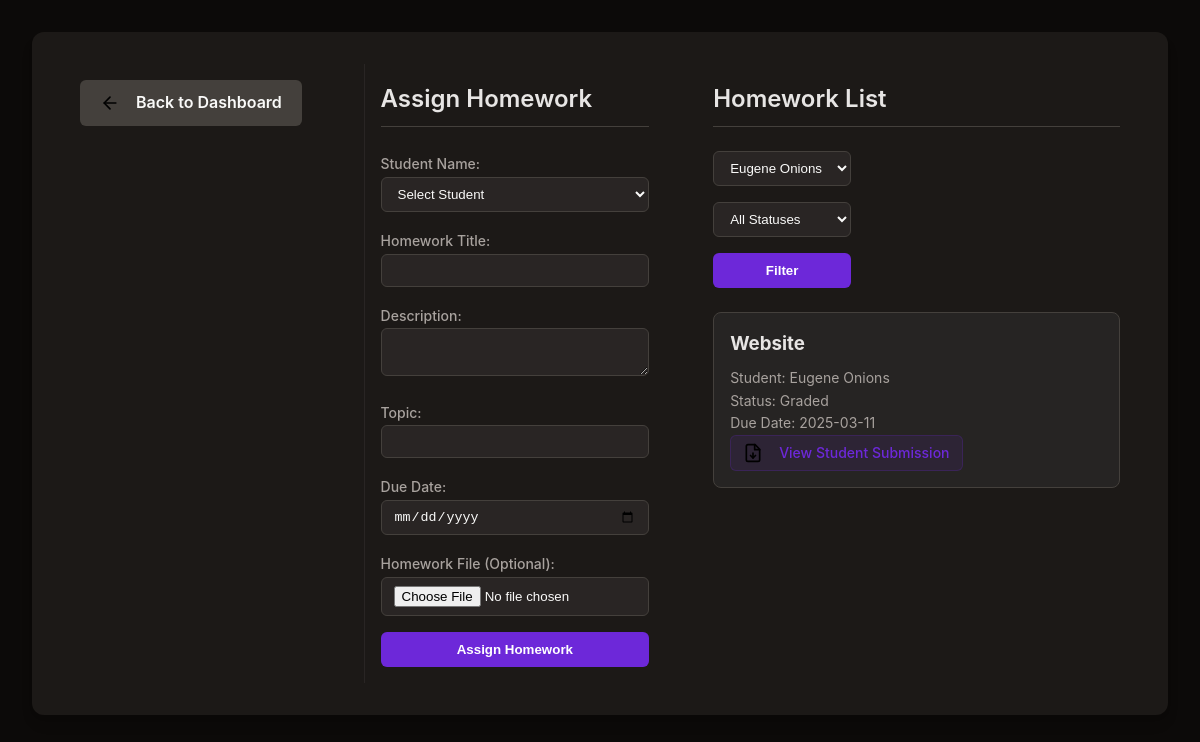
/tracker/homework.php?student=Eugene Onions, run on the app's committed database.
### tables this page shows
CREATE TABLE IF NOT EXISTS `homework` (
  `homework_id` int NOT NULL AUTO_INCREMENT,
  `title` varchar(100) NOT NULL,
  `description` text,
  `due_date` date DEFAULT NULL,
  `status` enum('Assigned','Submitted','Graded','Late') DEFAULT 'Assigned',
  `file_path` varchar(255) DEFAULT NULL,
  `submission_path` varchar(255) DEFAULT NULL,
  `feedback` text,
  `grade` varchar(10) DEFAULT NULL,
  `created_at` timestamp NOT NULL DEFAULT CURRENT_TIMESTAMP,
  `student_id` int DEFAULT NULL,
  `tutor_id` int DEFAULT NULL,
  `topic` varchar(100) DEFAULT NULL,
  `submitted_file_path` varchar(255) DEFAULT NULL,
  `submission_date` datetime DEFAULT NULL,
  PRIMARY KEY (`homework_id`)
);

CREATE TABLE IF NOT EXISTS `students` (
  `student_id` int NOT NULL AUTO_INCREMENT,
  `name` varchar(100) NOT NULL,
  `email` varchar(100) NOT NULL,
  `password` varchar(255) NOT NULL,
  `parent_name` varchar(100) DEFAULT NULL,
  `parent_email` varchar(100) DEFAULT NULL,
  `phone` varchar(20) DEFAULT NULL,
  `grade` varchar(20) DEFAULT NULL,
  `subjects` varchar(255) DEFAULT NULL,
  `notes` text,
  `created_at` timestamp NOT NULL DEFAULT CURRENT_TIMESTAMP,
  `last_login` timestamp NULL DEFAULT NULL,
  PRIMARY KEY (`student_id`),
  UNIQUE KEY `email` (`email`)
);

### tracker/homework.php (the view, shortened to what this page needs)
<?php
require_once 'db_connect.php';
$tutor_id = 1;
$page = isset($_GET['page']) ? max(1, intval($_GET['page'])) : 1;
$recordsPerPage = 10;
$offset = ($page - 1) * $recordsPerPage;
$studentFilter = isset($_GET['student']) ? mysqli_real_escape_string($conn, $_GET['student']) : '';
$students_query = "SELECT name FROM students";
$students_result = mysqli_query($conn, $students_query);
$students = [];
while ($row = mysqli_fetch_assoc($students_result)) {
    $students[] = $row['name'];
}
$query = "
    SELECT h.*, s.name as student_name,
    CASE
        WHEN h.submitted_file_path IS NOT NULL THEN h.submitted_file_path
        ELSE NULL
    END as student_submission_file
    FROM homework h
    JOIN students s ON h.student_id = s.student_id
    WHERE h.tutor_id = $tutor_id
";
if (!empty($studentFilter)) {
    $query .= " AND s.name = '$studentFilter'";
}
$query .= " ORDER BY h.due_date ASC LIMIT $recordsPerPage OFFSET $offset";
$result = mysqli_query($conn, $query);
$homeworks = [];
while ($row = mysqli_fetch_assoc($result)) {
    $homeworks[] = $row;
}
?>
<!DOCTYPE html>
<html lang="en">
<head>
    <link rel="stylesheet" href="homework.css">
</head>
<body>
    <div class="container">
    <div style="display: flex;">
    <div class="homework-assign">
    <a href="tutor-dashboard.php" class="back-button">Back to Dashboard</a>
</div>
<div class="homework-list">
            <h2>Assign Homework</h2>
            <form method="POST" enctype="multipart/form-data">
                <div>
                    <label>Student Name:</label>
                    <select name="student_name" required>
                        <option value="">Select Student</option>
                    </select>
                </div>
                <div>
                    <label>Homework Title:</label>
                    <input type="text" name="homework_title" required>
                </div>
                <div>
                    <label>Description:</label>
                    <textarea name="homework_description" required></textarea>
                </div>
                <div>
                    <label>Topic:</label>
                    <input type="text" name="topic">
                </div>
                <div>
                    <label>Due Date:</label>
                    <input type="date" name="due_date" required>
                </div>
                <div>
                    <label>Homework File (Optional):</label>
                    <input type="file" name="homework_file">
                </div>
                <button type="submit">Assign Homework</button>
            </form>
        </div>
</div>
<div class="homework-list">
            <h2>Homework List</h2>
            <div class="filters">
            <form method="GET">
                <select name="student">
                    <?php foreach ($students as $student): ?>
                        <option value="<?= htmlspecialchars($student) ?>"
                            <?= $studentFilter === $student ? 'selected' : '' ?>>
                            <?= htmlspecialchars($student) ?>
                        </option>
                    <?php endforeach; ?>
                </select>
                <select name="status">
                    <option value="">All Statuses</option>
                </select>
                <button type="submit">Filter</button>
            </form>
                    </div>
            <?php if (empty($homeworks)): ?>
                <p>No homework found.</p>
            <?php else: ?>
                <?php foreach ($homeworks as $homework): ?>
                    <div class="homework-item">
                        <h3><?= htmlspecialchars($homework['title']) ?></h3>
                        <p>Student: <?= htmlspecialchars($homework['student_name']) ?></p>
                        <p>Status: <?= htmlspecialchars($homework['status']) ?></p>
                        <p>Due Date: <?= htmlspecialchars($homework['due_date']) ?></p>
                        <?php if ($homework['student_submission_file']): ?>
    <a href="<?= htmlspecialchars($homework['student_submission_file']) ?>" class="file-link">
        View Student Submission
    </a>
<?php endif; ?>
                    </div>
                <?php endforeach; ?>
            <?php endif; ?>
        </div>
</div>
</body>
</html>

### tracker/homework.css (style rules this page uses)
* { box-sizing: border-box; margin: 0; padding: 0; }
body { font-family: 'Inter', -apple-system, BlinkMacSystemFont, "Segoe UI", Roboto, Oxygen, Ubuntu, Cantarell, "Open Sans", "Helvetica Neue", sans-serif; line-height: 1.6; background-color: #0c0a09; color: #fafaf9; padding: 2rem; max-width: 1400px; margin: 0 auto; }
.container { display: flex; gap: 2rem; background-color: #1c1917; border-radius: 0.75rem; padding: 2rem; box-shadow: 0 10px 15px -3px rgba(0, 0, 0, 0.1), 0 4px 6px -2px rgba(0, 0, 0, 0.05); }
.homework-assign, .homework-list { width: 50%; padding: 1rem; }
.homework-assign { border-right: 1px solid #292524; }
h2 { font-size: 1.5rem; font-weight: 600; color: #e7e5e4; margin-bottom: 1.5rem; padding-bottom: 0.5rem; border-bottom: 1px solid #44403c; }
form { display: flex; flex-direction: column; gap: 1rem; }
label { font-size: 0.875rem; font-weight: 500; color: #a8a29e; margin-bottom: 0.25rem; }
input, select, textarea { width: 100%; padding: 0.5rem 0.75rem; background-color: #292524; border: 1px solid #44403c; border-radius: 0.375rem; color: #fafaf9; transition: border-color 0.2s ease; }
button { padding: 0.625rem 1.25rem; background-color: #6d28d9; color: white; border: none; border-radius: 0.375rem; font-weight: 600; cursor: pointer; transition: background-color 0.2s ease; }
.homework-item { background-color: #262423; border-radius: 0.5rem; padding: 1rem; margin-bottom: 1rem; border: 1px solid #44403c; }
.homework-item h3 { color: #e7e5e4; margin-bottom: 0.5rem; }
.homework-item p { color: #a8a29e; font-size: 0.875rem; }
.filters { display: flex; gap: 1rem; margin-bottom: 1.5rem; }
.filters select { flex-grow: 1; }
.file-link { display: inline-flex; align-items: center; gap: 0.5rem; text-decoration: none; color: #6d28d9; font-weight: 500; font-size: 0.875rem; background-color: rgba(109, 40, 217, 0.1); padding: 0.375rem 0.75rem; border-radius: 0.375rem; border: 1px solid rgba(109, 40, 217, 0.2); transition: all 0.2s ease; }
.file-link::before { content: ''; display: inline-block; width: 1.25rem; height: 1.25rem; background-size: contain; background-repeat: no-repeat; margin-right: 0.5rem; }

### tracker/homework.php (style rules this page uses)
.back-button { display: inline-flex; align-items: center; justify-content: center; gap: 0.5rem; text-decoration: none; padding: 0.625rem 1.25rem; background-color: #44403c; color: #fafaf9; border: none; border-radius: 0.375rem; font-weight: 600; cursor: pointer; transition: background-color 0.2s ease; }
.back-button::before { content: ''; display: inline-block; width: 1.25rem; height: 1.25rem; background-size: contain; background-repeat: no-repeat; margin-right: 0.5rem; }

### data on the page
homework: title "Website", student.name "Eugene Onions", status "Graded", due_date "2025-03-11"

### other printed values
form field student "Eugene Onions"
